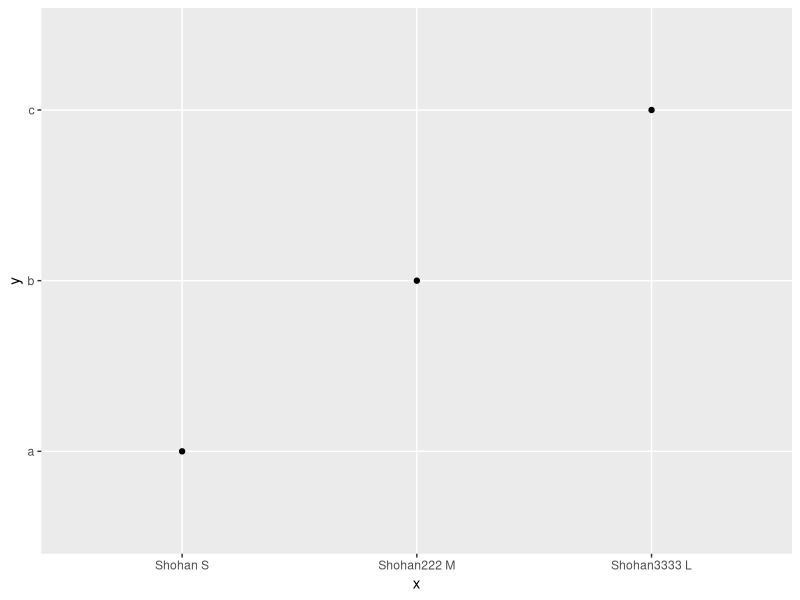
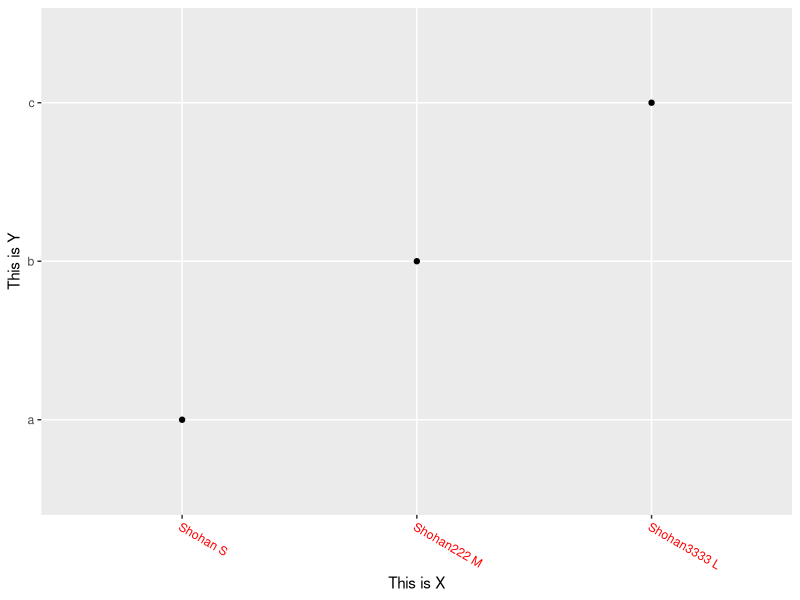

The R source for these figures, in order:
library(ggplot2)
df <- data.frame(
  x = c("Shohan S", "Shohan222 M", "Shohan3333 L"), 
  y = letters[1:3]
)
base <- ggplot(df, aes(x, y)) + geom_point()
base
base + 
  theme(axis.text.x = element_text(angle = -30, vjust = 1, hjust = 0, color = "red")) + 
  xlab("This is X") + 
  ylab("This is Y")
